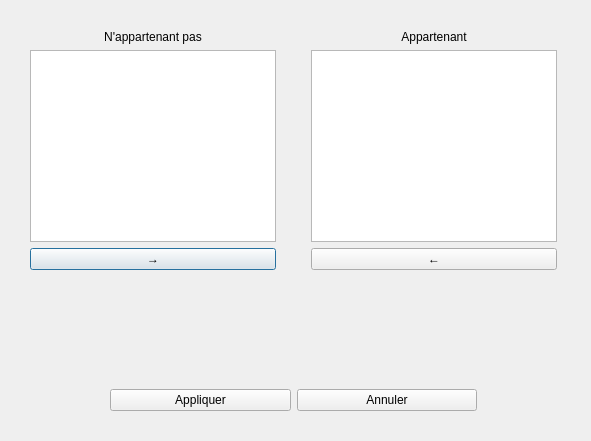
<?xml version="1.0" encoding="UTF-8"?>
<ui version="4.0">
 <class>ModifGroupDialog</class>
 <widget class="QDialog" name="ModifGroupDialog">
  <property name="windowModality">
   <enum>Qt::WindowModal</enum>
  </property>
  <property name="geometry">
   <rect>
    <x>0</x>
    <y>0</y>
    <width>591</width>
    <height>441</height>
   </rect>
  </property>
  <property name="windowTitle">
   <string>Modification d'un groupe</string>
  </property>
  <widget class="QWidget" name="layoutWidget">
   <property name="geometry">
    <rect>
     <x>30</x>
     <y>30</y>
     <width>527</width>
     <height>381</height>
    </rect>
   </property>
   <layout class="QVBoxLayout" name="verticalLayout_3">
    <item>
     <layout class="QHBoxLayout" name="horizontalLayout_2">
      <item>
       <layout class="QVBoxLayout" name="verticalLayout">
        <item>
         <widget class="QLabel" name="label_2">
          <property name="text">
           <string>N'appartenant pas</string>
          </property>
          <property name="alignment">
           <set>Qt::AlignCenter</set>
          </property>
         </widget>
        </item>
        <item>
         <widget class="QListWidget" name="appartientPasList"/>
        </item>
        <item>
         <widget class="QPushButton" name="ajoutPdansG">
          <property name="text">
           <string>→</string>
          </property>
         </widget>
        </item>
       </layout>
      </item>
      <item>
       <spacer name="horizontalSpacer_3">
        <property name="orientation">
         <enum>Qt::Horizontal</enum>
        </property>
        <property name="sizeHint" stdset="0">
         <size>
          <width>40</width>
          <height>20</height>
         </size>
        </property>
       </spacer>
      </item>
      <item>
       <layout class="QVBoxLayout" name="verticalLayout_2">
        <item>
         <widget class="QLabel" name="label_3">
          <property name="text">
           <string>Appartenant</string>
          </property>
          <property name="alignment">
           <set>Qt::AlignCenter</set>
          </property>
         </widget>
        </item>
        <item>
         <widget class="QListWidget" name="appartientlist"/>
        </item>
        <item>
         <widget class="QPushButton" name="supprPdeG">
          <property name="text">
           <string>←</string>
          </property>
         </widget>
        </item>
       </layout>
      </item>
     </layout>
    </item>
    <item>
     <spacer name="verticalSpacer_2">
      <property name="orientation">
       <enum>Qt::Vertical</enum>
      </property>
      <property name="sizeHint" stdset="0">
       <size>
        <width>20</width>
        <height>40</height>
       </size>
      </property>
     </spacer>
    </item>
    <item>
     <layout class="QHBoxLayout" name="horizontalLayout_3">
      <item>
       <spacer name="horizontalSpacer">
        <property name="orientation">
         <enum>Qt::Horizontal</enum>
        </property>
        <property name="sizeType">
         <enum>QSizePolicy::Fixed</enum>
        </property>
        <property name="sizeHint" stdset="0">
         <size>
          <width>80</width>
          <height>20</height>
         </size>
        </property>
       </spacer>
      </item>
      <item>
       <widget class="QPushButton" name="appliquerModifG">
        <property name="enabled">
         <bool>true</bool>
        </property>
        <property name="text">
         <string>Appliquer</string>
        </property>
       </widget>
      </item>
      <item>
       <layout class="QHBoxLayout" name="horizontalLayout_4"/>
      </item>
      <item>
       <widget class="QPushButton" name="annulerModifG">
        <property name="text">
         <string>Annuler</string>
        </property>
       </widget>
      </item>
      <item>
       <spacer name="horizontalSpacer_2">
        <property name="orientation">
         <enum>Qt::Horizontal</enum>
        </property>
        <property name="sizeType">
         <enum>QSizePolicy::Fixed</enum>
        </property>
        <property name="sizeHint" stdset="0">
         <size>
          <width>80</width>
          <height>20</height>
         </size>
        </property>
       </spacer>
      </item>
     </layout>
    </item>
   </layout>
  </widget>
 </widget>
 <resources/>
 <connections>
  <connection>
   <sender>annulerModifG</sender>
   <signal>clicked()</signal>
   <receiver>ModifGroupDialog</receiver>
   <slot>reject()</slot>
   <hints>
    <hint type="sourcelabel">
     <x>412</x>
     <y>395</y>
    </hint>
    <hint type="destinationlabel">
     <x>295</x>
     <y>220</y>
    </hint>
   </hints>
  </connection>
 </connections>
</ui>
